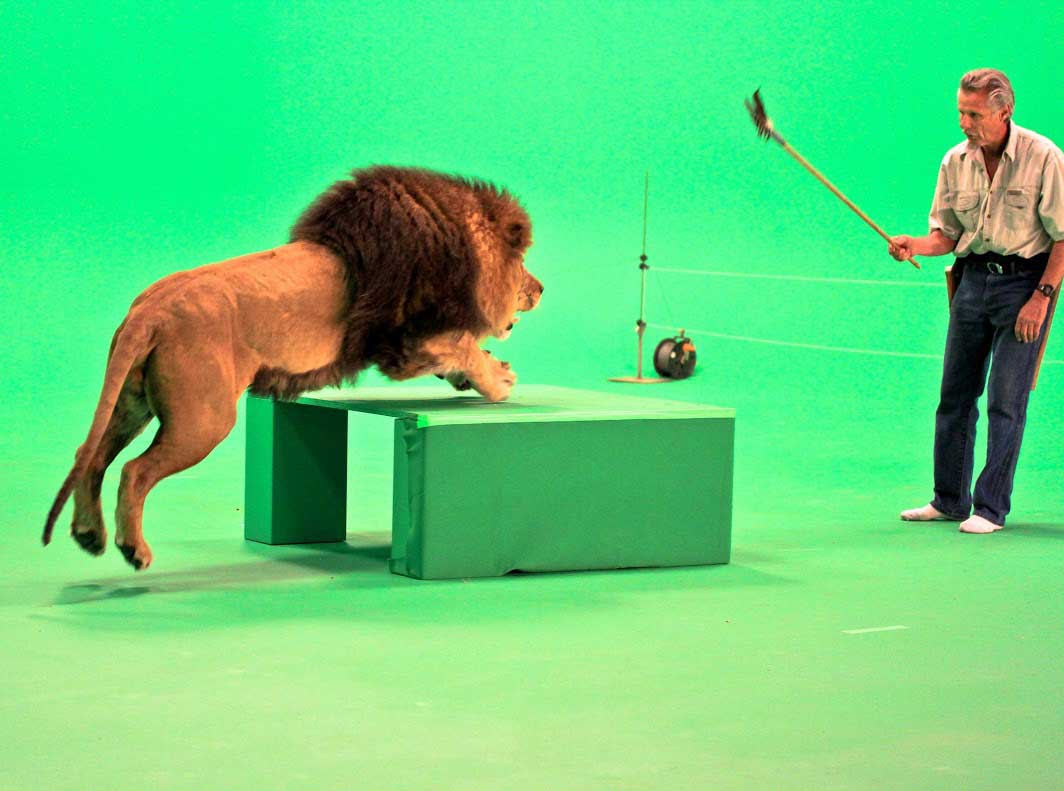
%> input picture Lab01/lion.jpg, 1064 x 791 px
$ octave --eval "bai4('lion.jpg');"   (GNU Octave 9; MATLAB toolbox functions it lacks are replaced by stand-ins)
%> lines starting %> are read from the running program, lines starting %| are printed output that depends on the picture; in (x1, y1, x2, y2) boxes, pixels count from 0 and x2, y2 are one past the last pixel; in counts of white or black regions, pixels touching at a corner belong together; the program's own positions count from 1
%{
  RGB to HSV
  - Su dung cong thuc trong sach Digital Image Processing (6.2.3)
  - File anh ket qua: "./ResultImages/mylionhsv.jpg"
%}

function bai4 (fileName)
%> called with fileName = 'lion.jpg'
  img = imread(fileName);
%> img is the input picture: size 791x1064x3 uint8; mean R, G, B 96.9, 209.5, 122.9
  K = imgHSV(double(img));

  imwrite(K, "./ResultImages/mylionhsv.jpg");

  #subplot(1,2,1), imshow(img);
  #subplot(1,2,2), imshow(K);
endfunction

function K = imgHSV(imgRGB)
  imgRGB = imgRGB / 255;
  K = zeros(size(imgRGB));

  c = sum(imgRGB, axis=3);
  # value
  K(:,:,3) = c / (sqrt(3));

  # saturation
  min_rgb = min(imgRGB, [], 3);
  s = 1 - ((3 ./ c) .* min_rgb);
  s(isnan(s)) = 0;
%> s: size 791x1064 double; min 0, max 1, mean 0.473
  K(:,:,2) = s;

  #hue
  r = imgRGB(:,:,1);
  g = imgRGB(:,:,2);
  b = imgRGB(:,:,3);
  theta_a = 1/2 * ((r - g) + (r - b));
  theta_b = sqrt((r-g).^2 + (r-b).*(g-b));
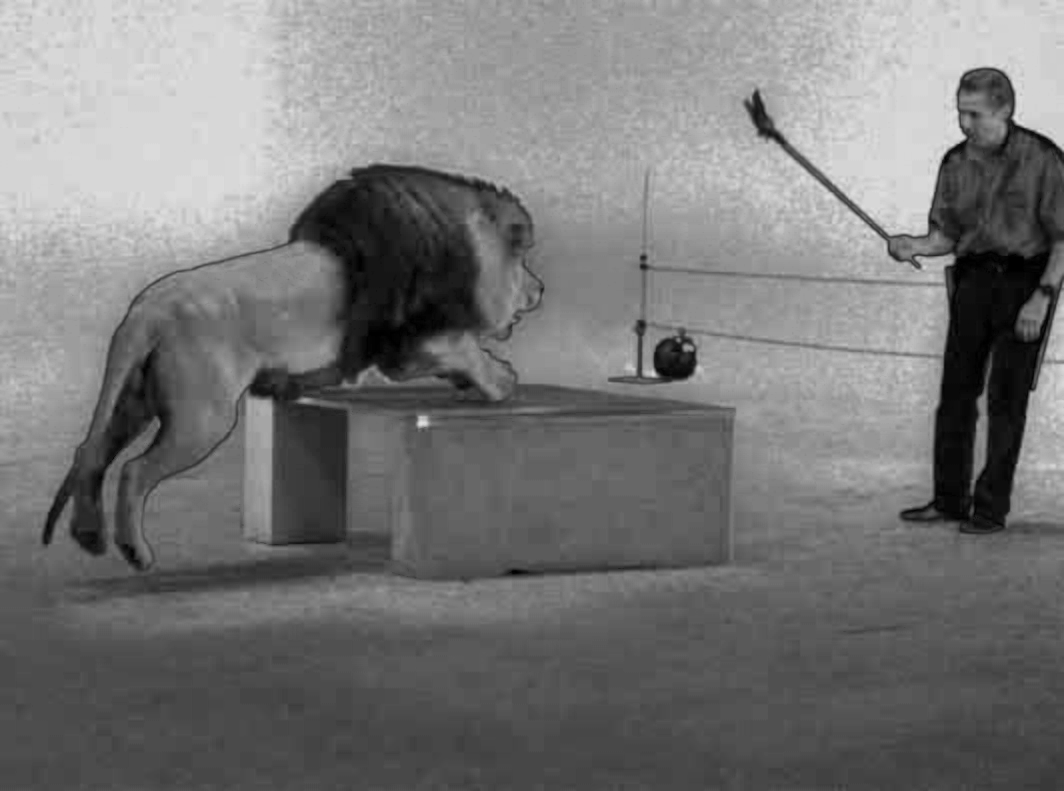
%> theta_b: size 791x1064 double; min 0, max 0.884, mean 0.469
  theta = theta_a ./ theta_b;
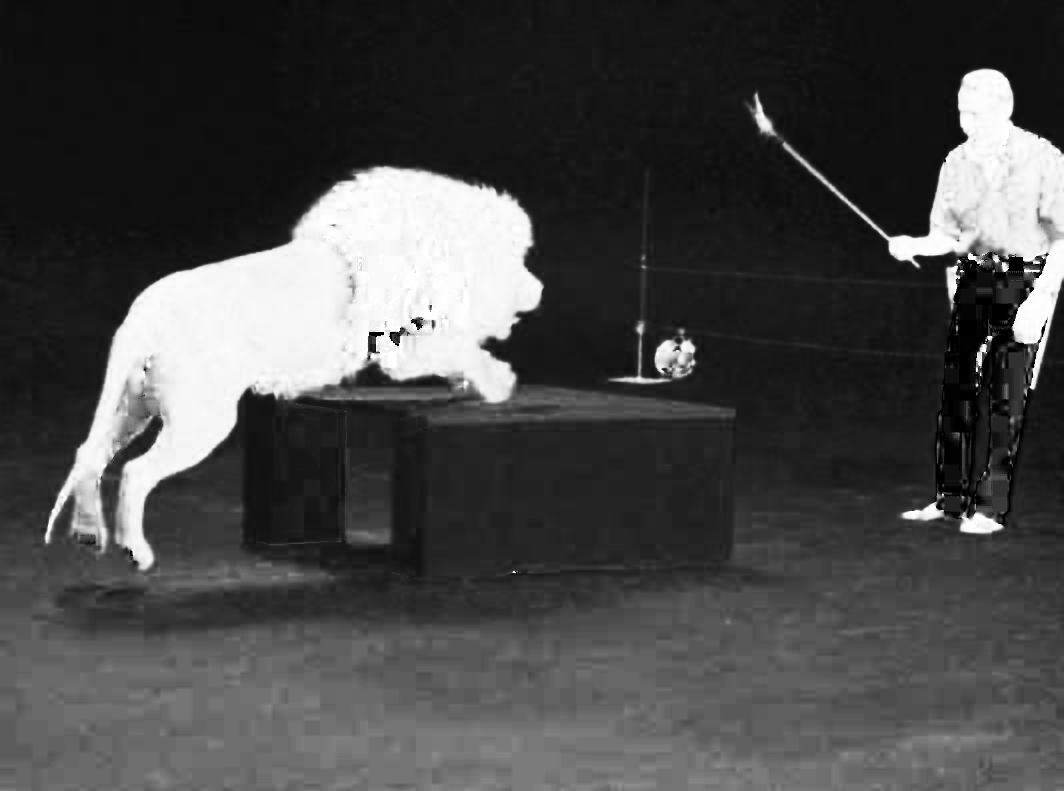
%> theta: size 791x1064 double; 0.05% of the values are NaN or infinite; the others: min -1, max 1, mean -0.432; drawn with min black, max white, NaN and infinite black
  hue = (b>g) .* (2*pi - acos(theta)) + (b<=g) .* acos(theta);
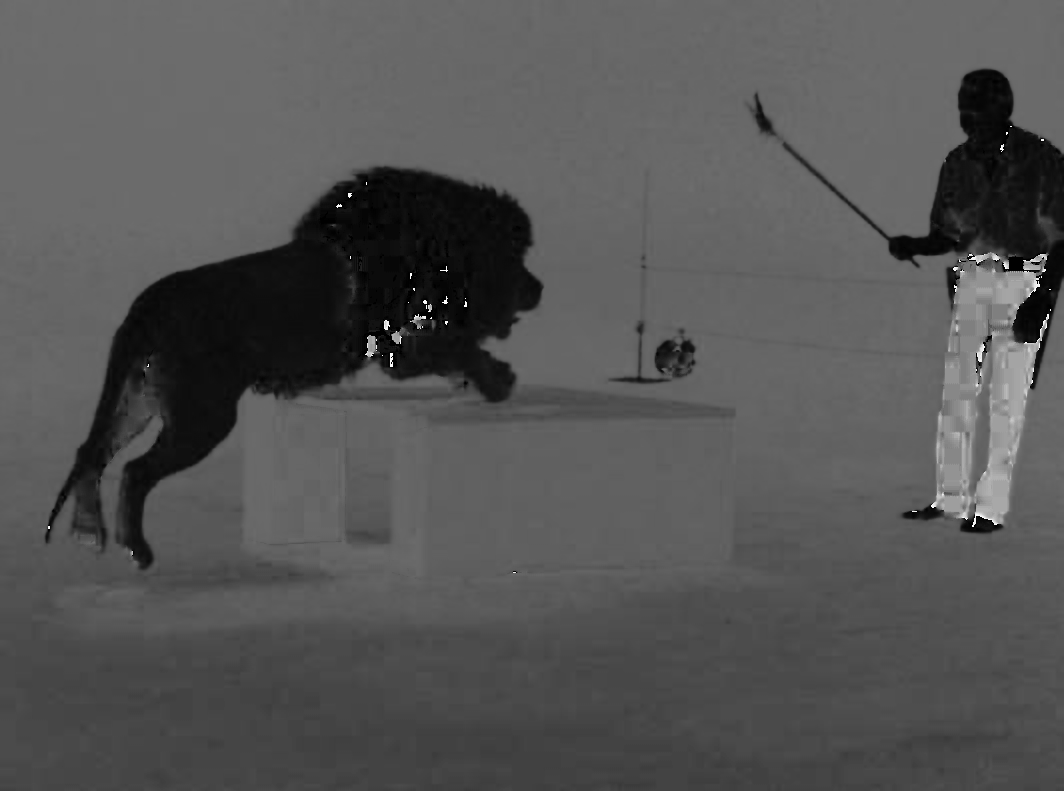
%> hue: size 791x1064 double; 0.05% of the values are NaN or infinite; the others: min 0, max 6.27, mean 2.08; drawn with min black, max white, NaN and infinite black
  hue(isnan(hue)) = 0;
%> hue: size 791x1064 double; 0.05% of pixels changed, all inside (x1, y1, x2, y2) = (132, 254, 1043, 573)
  K(:,:,1) = hue./max(hue(:));
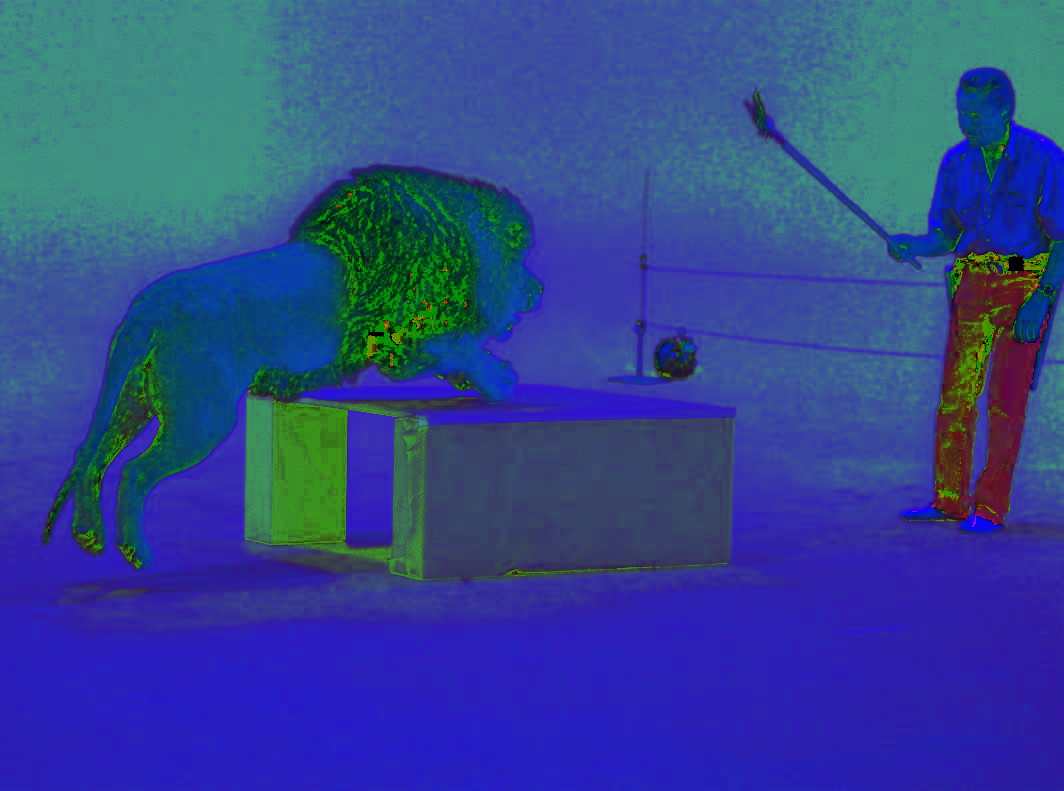
%> K: size 791x1064x3 double; mean R, G, B 0.332, 0.473, 0.972; drawn with min black and max white
endfunction
%> in bai4, `imwrite(K, "./ResultImages/mylionhsv.jpg");`:
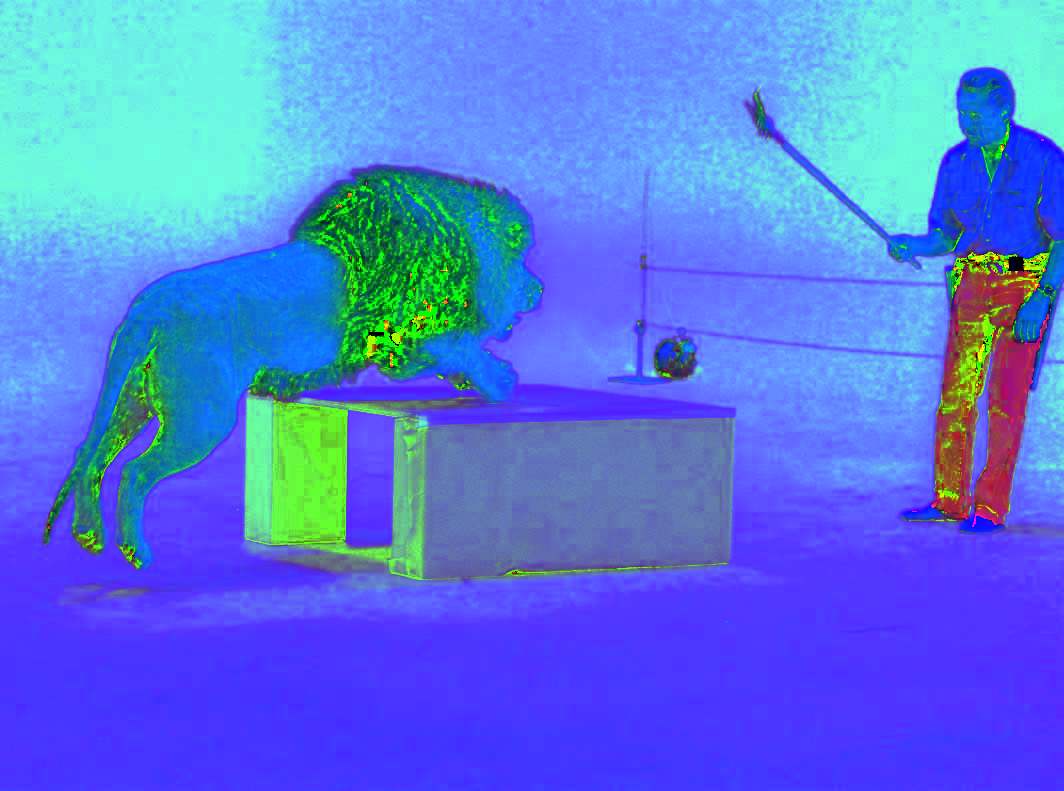
%> saved as mylionhsv.jpg: size 791x1064x3 uint8; mean R, G, B 84.7, 120.7, 224.2
